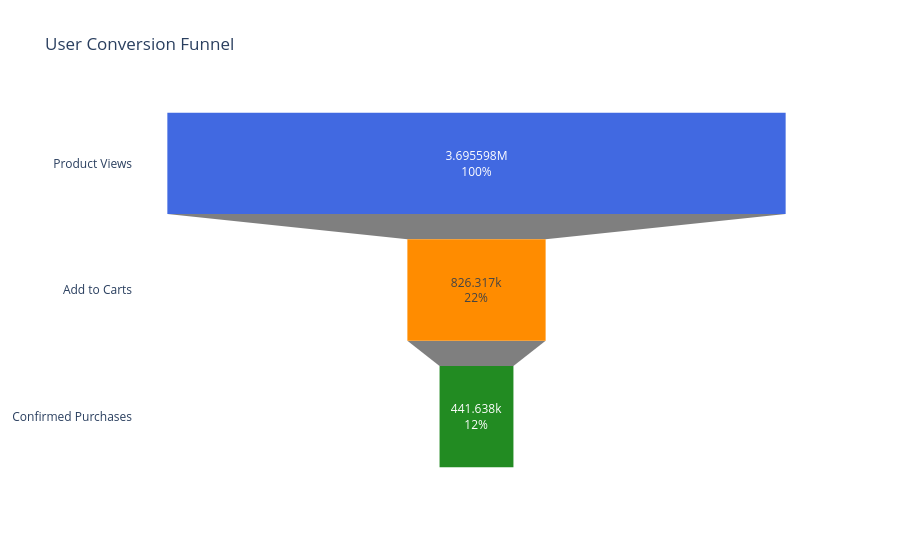

This figure's notebook cell:
### Markdown cell above
## 2. Marketing Funnel Visualization
The purchase funnel reveals how many unique users transition through the customer journey.

### Code cell
fig_funnel = go.Figure(go.Funnel(
    y = ["Product Views", "Add to Carts", "Confirmed Purchases"],
    x = [len(funnel_users[s]) for s in ['view', 'cart', 'purchase']],
    textinfo = "value+percent initial",
    marker = {"color": ["royalblue", "darkorange", "forestgreen"]}))

fig_funnel.update_layout(title_text="User Conversion Funnel", template="plotly_white")
fig_funnel.show()
fig_funnel.write_image("../screenshots/1_marketing_funnel.png")

### Figure 1 — Plotly figure (JSON) as saved in the notebook; plotly's stock layout.template omitted (floating-point values rounded to 4 significant figures)
{"data": [{"marker": {"color": ["royalblue", "darkorange", "forestgreen"]}, "textinfo": "value+percent initial", "type": "funnel", "x": [3695598, 826317, 441638], "y": ["Product Views", "Add to Carts", "Confirmed Purchases"]}], "layout": {"title": {"text": "User Conversion Funnel"}}}
